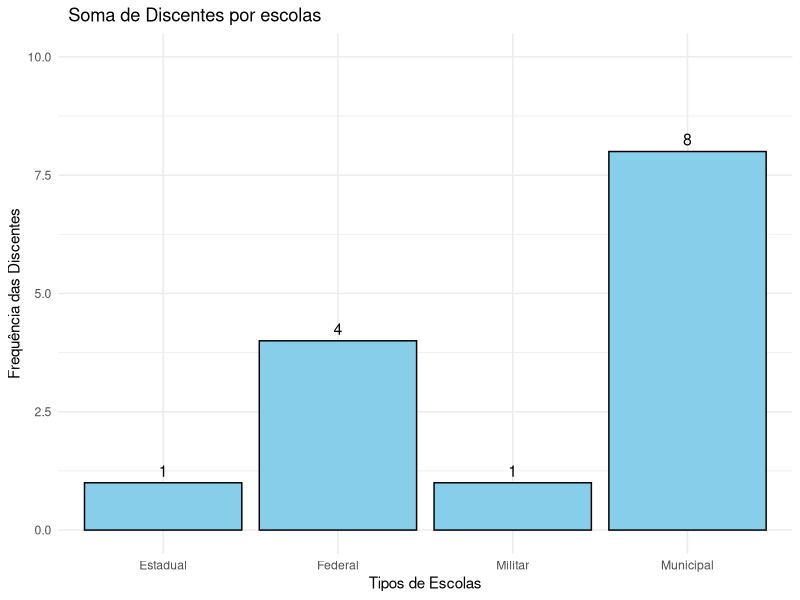

This figure's R source:
install.packages("ggplot2")
library(ggplot2)

# Vetores de exemplo
nomes <- c("Municipal", "Militar", "Federal", "Estadual")
quantidades <- c(8, 1, 4, 1)

# Data frame
df <- data.frame(fruta = nomes, quantidade = quantidades)
library(ggplot2)

ggplot(df, aes(x = fruta, y = quantidade)) +
  geom_bar(stat = "identity", fill = "skyblue", color = "black") +
  geom_text(aes(label = quantidade), vjust = -0.5, size = 4) +
  labs(
    title = "  Soma de Discentes por escolas",
    x = "Tipos de Escolas",
    y = "Frequência das Discentes"
  ) +
  scale_y_continuous(limits = c(0, 10)) +
  theme_minimal()